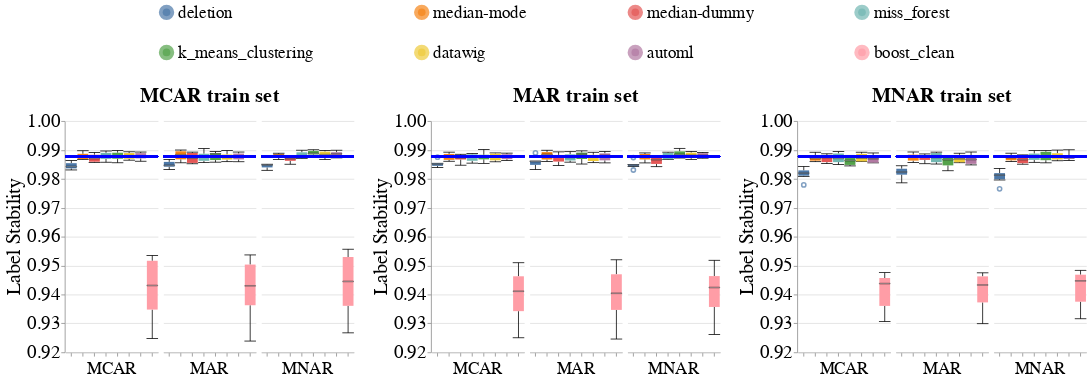

Write notebook code for a chart like this one.
### Code cell
create_box_plots_for_diff_imputers_v2(dataset_name=DATASET_NAME,
                                      model_name='lr_clf',
                                      metric_name='label_stability',
                                      db_client=db_client)

### Figure 1 — Vega-Lite specification as saved in the notebook (floating-point values rounded to 4 significant figures; data arrays with more than 128 entries replaced by an {"elided": "..."} marker saying what was removed)
{"config": {"view": {"continuousWidth": 400, "continuousHeight": 300, "stroke": null}, "axis": {"labelFontSize": 24, "labelFontWeight": "normal", "titleFontSize": 26, "titleFontWeight": "normal"}, "facet": {"spacing": 5}, "header": {"labelFontSize": 22, "labelOrient": "bottom", "labelPadding": 5, "titleFontSize": 26}, "legend": {"columns": 4, "direction": "horizontal", "labelFontSize": 22, "labelLimit": 400, "orient": "top", "symbolOffset": 120, "symbolStrokeWidth": 10, "titleAnchor": "middle", "titleFontSize": 24, "titleLimit": 300}, "title": {"fontSize": 26}}, "hconcat": [{"facet": {"column": {"field": "Test_Injection_Strategy", "sort": ["MCAR", "MAR", "MNAR"], "title": "MCAR train set", "type": "nominal"}}, "spec": {"layer": [{"mark": {"type": "boxplot", "median": {"stroke": "black", "strokeWidth": 0.7}, "ticks": true}, "encoding": {"color": {"field": "Null_Imputer_Name", "sort": ["deletion", "median-mode", "median-dummy", "miss_forest", "k_means_clustering", "datawig", "automl", "boost_clean"], "title": null, "type": "nominal"}, "x": {"axis": {"labels": false}, "field": "Null_Imputer_Name", "sort": ["deletion", "median-mode", "median-dummy", "miss_forest", "k_means_clustering", "datawig", "automl", "boost_clean"], "title": null, "type": "nominal"}, "y": {"field": "Metric_Value", "scale": {"zero": false}, "title": "Label Stability", "type": "quantitative"}}}, {"mark": "rule", "encoding": {"color": {"value": "blue"}, "size": {"value": 2}, "y": {"field": "Baseline_Median", "type": "quantitative"}}}], "width": 120}}, {"data": {"name": "data-73cf4e81f3f6b7c9245b3242fa160850"}, "facet": {"column": {"field": "Test_Injection_Strategy", "sort": ["MCAR", "MAR", "MNAR"], "title": "MAR train set", "type": "nominal"}}, "spec": {"layer": [{"mark": {"type": "boxplot", "median": {"stroke": "black", "strokeWidth": 0.7}, "ticks": true}, "encoding": {"color": {"field": "Null_Imputer_Name", "sort": ["deletion", "median-mode", "median-dummy", "miss_forest", "k_means_clustering", "datawig", "automl", "boost_clean"], "title": null, "type": "nominal"}, "x": {"axis": {"labels": false}, "field": "Null_Imputer_Name", "sort": ["deletion", "median-mode", "median-dummy", "miss_forest", "k_means_clustering", "datawig", "automl", "boost_clean"], "title": null, "type": "nominal"}, "y": {"field": "Metric_Value", "scale": {"zero": false}, "title": "Label Stability", "type": "quantitative"}}}, {"mark": "rule", "encoding": {"color": {"value": "blue"}, "size": {"value": 2}, "y": {"field": "Baseline_Median", "type": "quantitative"}}}], "width": 120}}, {"data": {"name": "data-09f2d0abf3687d48b00dd7c57f8410c8"}, "facet": {"column": {"field": "Test_Injection_Strategy", "sort": ["MCAR", "MAR", "MNAR"], "title": "MNAR train set", "type": "nominal"}}, "spec": {"layer": [{"mark": {"type": "boxplot", "median": {"stroke": "black", "strokeWidth": 0.7}, "ticks": true}, "encoding": {"color": {"field": "Null_Imputer_Name", "sort": ["deletion", "median-mode", "median-dummy", "miss_forest", "k_means_clustering", "datawig", "automl", "boost_clean"], "title": null, "type": "nominal"}, "x": {"axis": {"labels": false}, "field": "Null_Imputer_Name", "sort": ["deletion", "median-mode", "median-dummy", "miss_forest", "k_means_clustering", "datawig", "automl", "boost_clean"], "title": null, "type": "nominal"}, "y": {"field": "Metric_Value", "scale": {"zero": false}, "title": "Label Stability", "type": "quantitative"}}}, {"mark": "rule", "encoding": {"color": {"value": "blue"}, "size": {"value": 2}, "y": {"field": "Baseline_Median", "type": "quantitative"}}}], "width": 120}}], "data": {"name": "data-671588cf7d67c74da1a08f98e41c3a73"}, "resolve": {"scale": {"y": "shared"}}, "$schema": "https://vega.github.io/schema/vega-lite/v4.17.0.json", "datasets": {"data-671588cf7d67c74da1a08f98e41c3a73": {"elided": "144 records"}, "data-73cf4e81f3f6b7c9245b3242fa160850": {"elided": "144 records"}, "data-09f2d0abf3687d48b00dd7c57f8410c8": {"elided": "144 records"}}}
